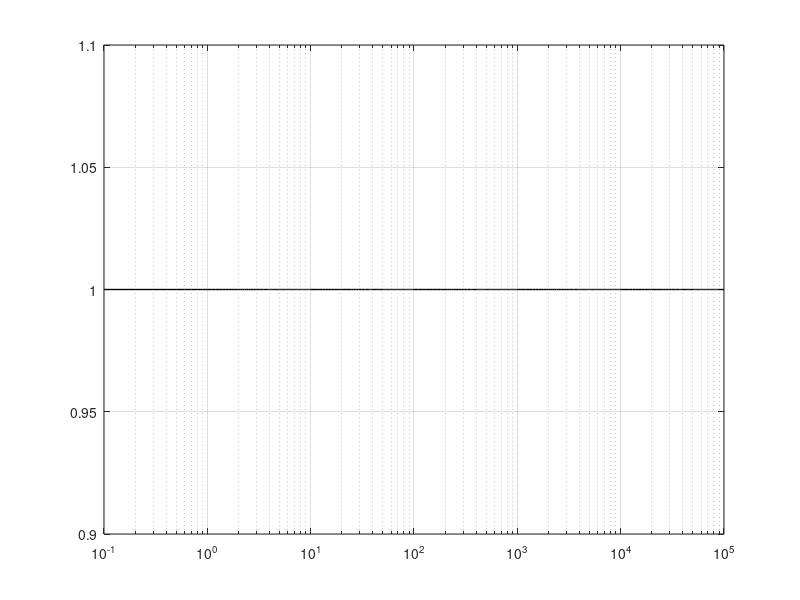

This figure's MATLAB source: (Note: this script raises an error after producing the figure.)
close all;
clc;

k = 2/pi;

% Engineering parameters
tau_1 = 0.0448;
tau_2 = 0.0185;

mu = pi*k - 1;

% Critical points (formula switches)
K_vco_ht = (2*tau_1 + tau_2 - 2*sqrt(tau_1*(tau_1 + tau_2)))/(k*tau_2^2);
K_vco_fn = (2*tau_1 + tau_2 + 2*sqrt(tau_1*(tau_1 + tau_2)))/(k*tau_2^2)
K_vco_pt = mu/(k*tau_2);

% set of K_vco for modelling
K_vcos = [0.1:0.1:10 11:1:100 110:10:1000 1100:100:10000 11000:1000:100000];
n = length(K_vcos); 





%%%%%%%%%%%%%%%%%%%%%%%%%%%%%%%%%% Hold-in %%%%%%%%%%%%%%%%%%%%%%%%%%%%%%%%%%
semilogx(K_vcos, K_vcos./K_vcos, 'black', 'LineWidth', 1);
grid on;
hold on;


%%%%%%%%%%%%%%%%%%%%%%%%%%%%%%%%%% Pull-in %%%%%%%%%%%%%%%%%%%%%%%%%%%%%%%%%%
% Separatrix cycle exists for K_vco > K_vco_minus
K_vcos_separatrix_cycle = [K_vcos(K_vcos(:) > K_vco_ht)];

m = length(K_vcos_separatrix_cycle); 
omega_sep = zeros(1, m);
for i = 1:m
    K_vco = K_vcos_separatrix_cycle(i);
    omega_sep(i) = omega_sep_formula(tau_1, tau_2, k, K_vco);
end
semilogx(K_vcos_separatrix_cycle, omega_sep./K_vcos_separatrix_cycle, 'blue', 'LineWidth', 2);
omega_sep_formula(tau_1, tau_2, k, K_vco_fn)/K_vco_fn



K_vcos_semistable_cycle = [K_vcos(K_vcos(:) > K_vco_pt+20)];
omega_ss = zeros(1,length(K_vcos_semistable_cycle));
for j=1:length(K_vcos_semistable_cycle)
    K_vco = K_vcos_semistable_cycle(j);
    omega_ss(j) = omega_ss_formula(tau_1, tau_2, k, K_vco);
end
semilogx(K_vcos_semistable_cycle, omega_ss./K_vcos_semistable_cycle, 'red--', 'LineWidth', 1);
K_vco_fn;
omega_ss_formula(tau_1, tau_2, k, K_vco_fn)/K_vco_fn;


%%%asymptotic formula
a = tau_2/(tau_1 + tau_2)
    fcn = @(x) a*(2*x - a - x^2)/x/(x - a)- log((x^2*(1 - a)/(x-a)^2));
    start=a+eps;
    finish = sqrt(a);
    b = fzero(fcn, [start, finish])
    y_as = (-2*a*b + b^2 + a)/(2*b - b^2 - a)
    semilogx([1 max(K_vcos_semistable_cycle)], [y_as y_as], 'g', 'LineWidth', 1);

% Lyapunov fuction pull-in estimate
omega_ps_Lyapunov = zeros(1,n);
for j=1:n
    K_vco = K_vcos(j);
    omega_ps_Lyapunov(j) = K_vco*(tau_1/(2*sqrt(tau_2*(tau_1 + tau_2)) - 2*tau_2) - ...
        sqrt(tau_1^2/(2*sqrt(tau_2*(tau_1 + tau_2)) - 2*tau_2)^2-1));
end
semilogx(K_vcos, omega_ps_Lyapunov./K_vcos, 'black', 'LineWidth', 1);



% %%%%%%%%%%%%%%%%%%%%%%%%%%%%%%%%%% Lock-in %%%%%%%%%%%%%%%%%%%%%%%%%%%%%%%%%%
% omega_l = zeros(1, n);
% for i = 1:n
%     K_vco = K_vcos(i);
%     omega_l(i) = omega_l_formula(tau_1, tau_2, k, K_vco);
% end
% loglog(1./K_vcos, omega_l, 'green', 'LineWidth', 2);




%Plot vertical lines for K_vco_minus, K_vco_plus and K_vco_eta_0
y = 0:0.0001:1;
semilogx(K_vco_ht*y./y, y, 'black--');
semilogx(K_vco_pt*y./y, y, 'black--');



set(gca,'FontSize', 15)

xlabel('\textbf{$K_{\rm vco}$}','Interpreter','latex', 'fontsize', 20);  
ylabel('\textbf{$\frac{\omega_e^{\rm free}}{K_{\rm vco}}$}','Interpreter','latex', 'fontsize', 20); 
% legend('\omega_h', '\omega_{\rm sep}','\omega_{\rm ss}', 'Location','best');
% xticks([0.01 0.1 1 10 100 1000 10000 100000]);
% xticklabels({'10^{-2}', '10^{-1}' '10^0','10^1','10^2','10^3','10^4','10^5'});
axis([1 max(K_vcos) 0 1.2]);



